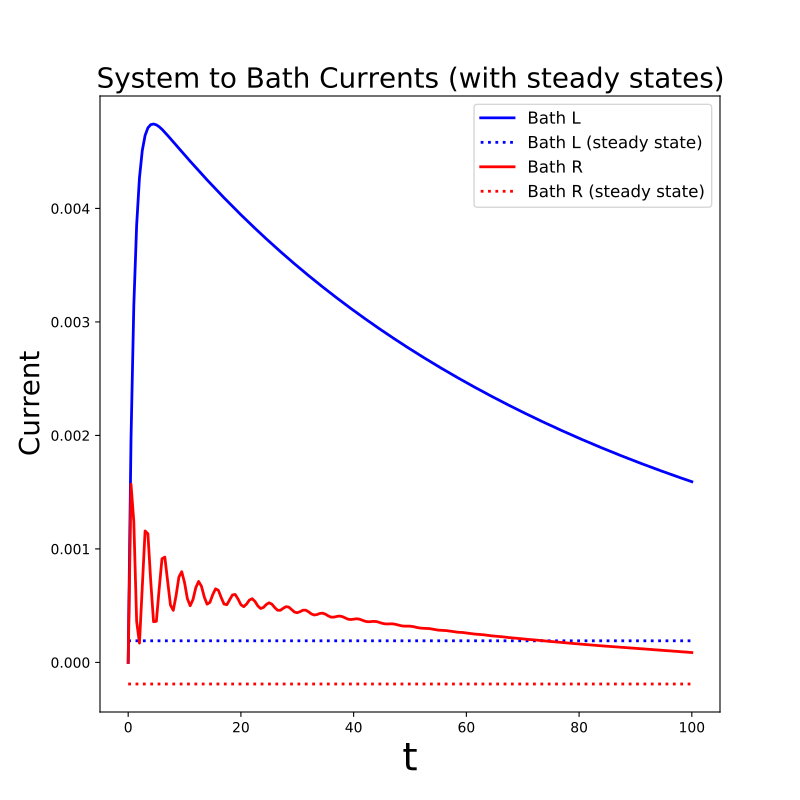

Recreate this plot in Python.
# Plot the results and steady state currents:
fig, axes = plt.subplots(1, 1, sharex=True, figsize=(8,8))
axes.plot(
    result.times, result.expect["left_currents"], 'b',
    linewidth=2, label=r"Bath L",
)
axes.plot(
    result.times, [steady_state_current_left] * len(result.times), 'b:',
    linewidth=2, label=r"Bath L (steady state)",
)
axes.plot(
    result.times, result.expect["right_currents"], 'r',
    linewidth=2, label="Bath R",
)
axes.plot(
    result.times, [steady_state_current_right] * len(result.times), 'r:',
    linewidth=2, label=r"Bath R (steady state)",
)
axes.set_xlabel(r't', fontsize=28)
axes.set_ylabel(r'Current', fontsize=20)
axes.set_title(r'System to Bath Currents (with steady states)', fontsize=20)
axes.legend(loc=0, fontsize=12)
